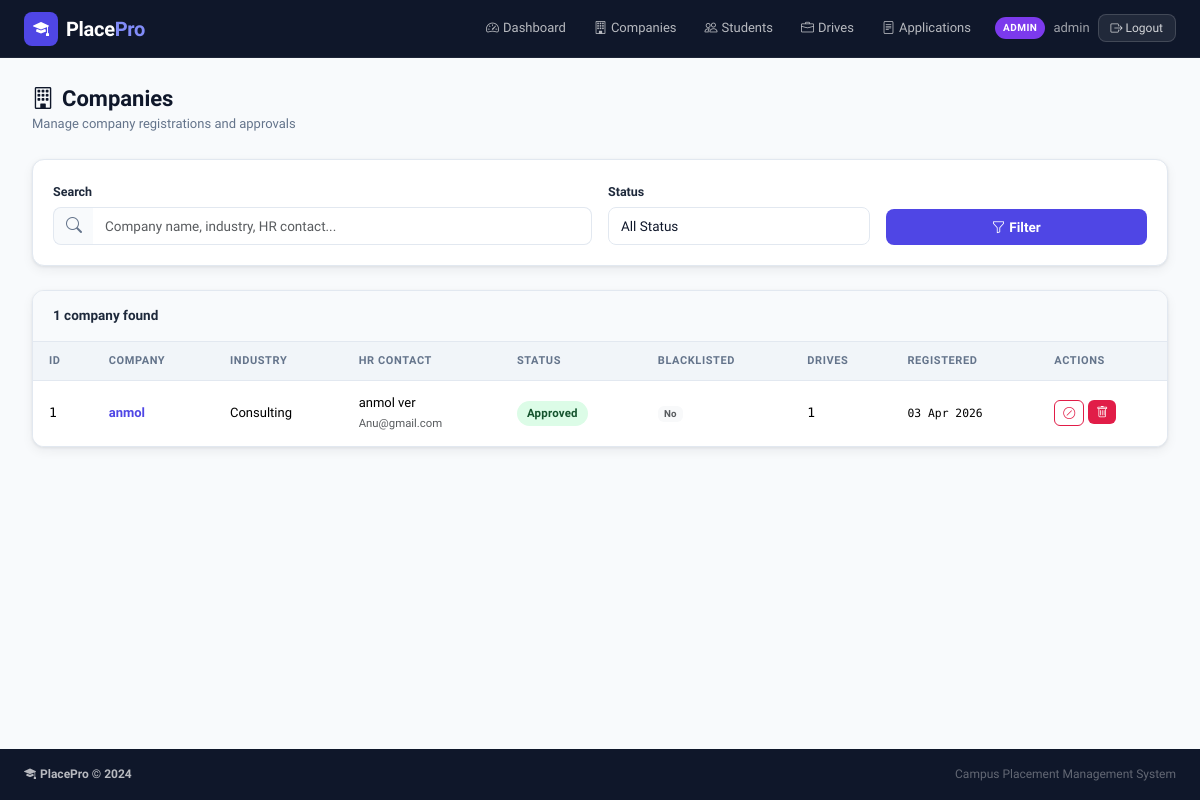
Screenshot of /admin/companies (signed in) with the database file from the repository.
### tables this page shows
CREATE TABLE users (
        id INTEGER PRIMARY KEY AUTOINCREMENT,
        username TEXT UNIQUE NOT NULL,
        email TEXT UNIQUE NOT NULL,
        password_hash TEXT NOT NULL,
        role TEXT NOT NULL,
        is_active INTEGER DEFAULT 1,
        created_at TEXT DEFAULT (datetime('now'))
    );

CREATE TABLE companies (
        id INTEGER PRIMARY KEY AUTOINCREMENT,
        user_id INTEGER UNIQUE NOT NULL REFERENCES users(id) ON DELETE CASCADE,
        company_name TEXT NOT NULL,
        hr_contact TEXT,
        hr_email TEXT,
        website TEXT,
        description TEXT,
        industry TEXT,
        approval_status TEXT DEFAULT 'pending',
        is_blacklisted INTEGER DEFAULT 0,
        created_at TEXT DEFAULT (datetime('now'))
    );

### app.py (the view)
@app.route('/admin/companies')
@login_required
@admin_required
def admin_companies():
    search = request.args.get('search', '').strip()
    status_filter = request.args.get('status', 'all')
    sql = """SELECT c.*, u.username,
             (SELECT COUNT(*) FROM placement_drives d WHERE d.company_id=c.id) drive_count
             FROM companies c JOIN users u ON u.id=c.user_id WHERE 1=1"""
    args = []
    if search:
        sql += " AND (c.company_name LIKE ? OR c.industry LIKE ? OR c.hr_contact LIKE ?)"
        args += [f'%{search}%', f'%{search}%', f'%{search}%']
    if status_filter != 'all':
        sql += " AND c.approval_status=?"
        args.append(status_filter)
    sql += " ORDER BY c.created_at DESC"
    companies = query(sql, args)
    return render_template('admin/companies.html', companies=companies,
                           search=search, status_filter=status_filter)

### app.py (called while the page is built)
@app.template_filter('fmtdate')
def fmtdate(s):
    if not s: return '—'
    try:
        s = str(s)[:10]
        from datetime import datetime
        return datetime.strptime(s, '%Y-%m-%d').strftime('%d %b %Y')
    except Exception:
        return str(s)[:10]

def get_db():
    if 'db' not in g:
        g.db = sqlite3.connect(DATABASE)
        g.db.row_factory = sqlite3.Row
        g.db.execute("PRAGMA foreign_keys = ON")
    return g.db

def query(sql, args=(), one=False):
    cur = get_db().execute(sql, args)
    rv = cur.fetchall()
    return (rv[0] if rv else None) if one else rv

def current_user():
    uid = session.get('user_id')
    if uid is None:
        return None
    return query("SELECT * FROM users WHERE id=?", [uid], one=True)

def login_required(f):
    @wraps(f)
    def dec(*a, **kw):
        if not session.get('user_id'):
            flash('Please log in to access this page.', 'warning')
            return redirect(url_for('login'))
        return f(*a, **kw)
    return dec

def admin_required(f):
    @wraps(f)
    def dec(*a, **kw):
        u = current_user()
        if not u or u['role'] != 'admin':
            flash('Admin access required.', 'danger')
            return redirect(url_for('login'))
        return f(*a, **kw)
    return dec

@app.context_processor
def inject_user():
    u = current_user()
    return dict(current_user=u)

### templates/admin/companies.html (shortened to what this page needs)
{% extends "base.html" %}
{% block content %}
<div class="pp-page">
  <div class="pp-page-header">
    <div>
      <h4 class="pp-page-title"><i class="bi bi-building me-2"></i>Companies</h4>
      <p class="pp-page-sub">Manage company registrations and approvals</p>
    </div>
  </div>
  <div class="pp-card mb-4">
    <div class="pp-card-body">
      <form method="GET" class="row g-3 align-items-end">
        <div class="col-md-6">
          <label class="form-label pp-label">Search</label>
          <div class="input-group pp-input-group">
            <span class="input-group-text"><i class="bi bi-search"></i></span>
            <input type="text" name="search" value="{{ search }}" class="form-control pp-input" placeholder="Company name, industry, HR contact..."/>
          </div>
        </div>
        <div class="col-md-3">
          <label class="form-label pp-label">Status</label>
          <select name="status" class="form-select pp-input">
            <option value="all" {% if status_filter=='all' %}selected{% endif %}>All Status</option>
          </select>
        </div>
        <div class="col-md-3">
          <button type="submit" class="btn btn-pp-primary w-100"><i class="bi bi-funnel me-1"></i>Filter</button>
        </div>
      </form>
    </div>
  </div>
  <div class="pp-card">
    <div class="pp-card-header">{{ companies|length }} compan{{ 'y' if companies|length == 1 else 'ies' }} found</div>
    <div class="pp-card-body p-0">
      {% if companies %}
      <div class="table-responsive">
        <table class="table pp-table mb-0">
          <thead>
            <tr><th>ID</th><th>Company</th><th>Industry</th><th>HR Contact</th><th>Status</th><th>Blacklisted</th><th>Drives</th><th>Registered</th><th>Actions</th></tr>
          </thead>
          <tbody>
            {% for c in companies %}
            <tr class="{% if c['is_blacklisted'] %}table-danger-light{% endif %}">
              <td class="mono">{{ c['id'] }}</td>
              <td>
                <a href="{{ url_for('admin_company_detail', cid=c['id']) }}" class="fw-600 pp-link">{{ c['company_name'] }}</a>
              </td>
              <td>{{ c['industry'] or '—' }}</td>
              <td>{{ c['hr_contact'] or '—' }}{% if c['hr_email'] %}<br><small class="text-muted">{{ c['hr_email'] }}</small>{% endif %}</td>
              <td><span class="status-badge status-{{ c['approval_status'] }}">{{ c['approval_status']|capitalize }}</span></td>
              <td>{% if c['is_blacklisted'] %}<span class="badge bg-danger">Yes</span>{% else %}<span class="badge bg-light text-muted">No</span>{% endif %}</td>
              <td class="mono">{{ c['drive_count'] }}</td>
              <td class="small mono">{{ c['created_at']|fmtdate }}</td>
              <td>
                <div class="d-flex gap-1 flex-wrap">
                  <form method="POST" action="{{ url_for('admin_blacklist_company', cid=c['id']) }}">
                    <button class="btn btn-xs {% if c['is_blacklisted'] %}btn-secondary{% else %}btn-outline-danger{% endif %}" title="{% if c['is_blacklisted'] %}Unblacklist{% else %}Blacklist{% endif %}">
                      <i class="bi bi-{% if c['is_blacklisted'] %}unlock{% else %}slash-circle{% endif %}"></i>
                    </button>
                  </form>
                  <form method="POST" action="{{ url_for('admin_delete_company', cid=c['id']) }}" onsubmit="return confirm('Delete this company?')">
                    <button class="btn btn-xs btn-danger" title="Delete"><i class="bi bi-trash"></i></button>
                  </form>
                </div>
              </td>
            </tr>
            {% endfor %}
          </tbody>
        </table>
      </div>
      {% else %}<div class="pp-empty"><i class="bi bi-building fs-1 text-muted"></i><br>No companies found.</div>{% endif %}
    </div>
  </div>
</div>
{% endblock %}

### templates/base.html (shortened to what this page needs)
<!DOCTYPE html>
<html lang="en">
<head>
  <link rel="stylesheet" href="https://cdn.jsdelivr.net/npm/bootstrap@5.3.2/dist/css/bootstrap.min.css"/>
  <link rel="stylesheet" href="https://cdn.jsdelivr.net/npm/bootstrap-icons@1.11.3/font/bootstrap-icons.min.css"/>
  <link rel="stylesheet" href="{{ url_for('static', filename='css/style.css') }}"/>
</head>
<body>
<nav class="navbar navbar-expand-lg pp-navbar sticky-top">
  <div class="container-fluid px-4">
    <a class="navbar-brand d-flex align-items-center gap-2" href="{{ url_for('index') }}">
      <span class="brand-icon"><i class="bi bi-mortarboard-fill"></i></span>
      <span class="brand-text">Place<span class="brand-accent">Pro</span></span>
    </a>
    <div class="collapse navbar-collapse" id="navMain">
      <ul class="navbar-nav ms-auto align-items-center gap-1">
        {% if current_user %}
          {% if current_user['role'] == 'admin' %}
            <li class="nav-item"><a class="nav-link" href="{{ url_for('admin_dashboard') }}"><i class="bi bi-speedometer2 me-1"></i>Dashboard</a></li>
            <li class="nav-item"><a class="nav-link" href="{{ url_for('admin_companies') }}"><i class="bi bi-building me-1"></i>Companies</a></li>
            <li class="nav-item"><a class="nav-link" href="{{ url_for('admin_students') }}"><i class="bi bi-people me-1"></i>Students</a></li>
            <li class="nav-item"><a class="nav-link" href="{{ url_for('admin_drives') }}"><i class="bi bi-briefcase me-1"></i>Drives</a></li>
            <li class="nav-item"><a class="nav-link" href="{{ url_for('admin_applications') }}"><i class="bi bi-file-text me-1"></i>Applications</a></li>
          {% elif current_user['role'] == 'company' %}
            <li class="nav-item"><a class="nav-link" href="{{ url_for('company_dashboard') }}"><i class="bi bi-speedometer2 me-1"></i>Dashboard</a></li>
            <li class="nav-item"><a class="nav-link" href="{{ url_for('company_create_drive') }}"><i class="bi bi-plus-circle me-1"></i>New Drive</a></li>
          {% endif %}
          <li class="nav-item ms-2">
            <div class="d-flex align-items-center gap-2">
              <span class="role-badge role-{{ current_user['role'] }}">{{ current_user['role']|upper }}</span>
              <span class="nav-username">{{ current_user['username'] }}</span>
              <a href="{{ url_for('logout') }}" class="btn btn-sm btn-logout">
                <i class="bi bi-box-arrow-right"></i> Logout
              </a>
            </div>
          </li>
        {% endif %}
      </ul>
    </div>
  </div>
</nav>
<main class="pp-main">
  {% block content %}{% endblock %}
</main>
<footer class="pp-footer mt-auto">
  <div class="container-fluid px-4">
    <div class="d-flex flex-wrap justify-content-between align-items-center py-3">
      <span class="footer-brand"><i class="bi bi-mortarboard-fill me-1"></i>PlacePro &copy; {{ 2024 }}</span>
      <span class="footer-sub">Campus Placement Management System</span>
    </div>
  </div>
</footer>
</body>
</html>

### rows the page displays
users: role "ADMIN", username "admin"
companies: id "1", company_name "anmol", industry "Consulting", hr_contact "anmol ver", hr_email "Anu@gmail.com", approval_status "Approved", is_blacklisted "No", drive_count "1", created_at|fmtdate "03 Apr 2026"

### other values shown
{{ companies|length }} "1"
{{ 'y' if companies|length == 1 else 'ies' }} "y"
{{ 2024 }} "2024"
